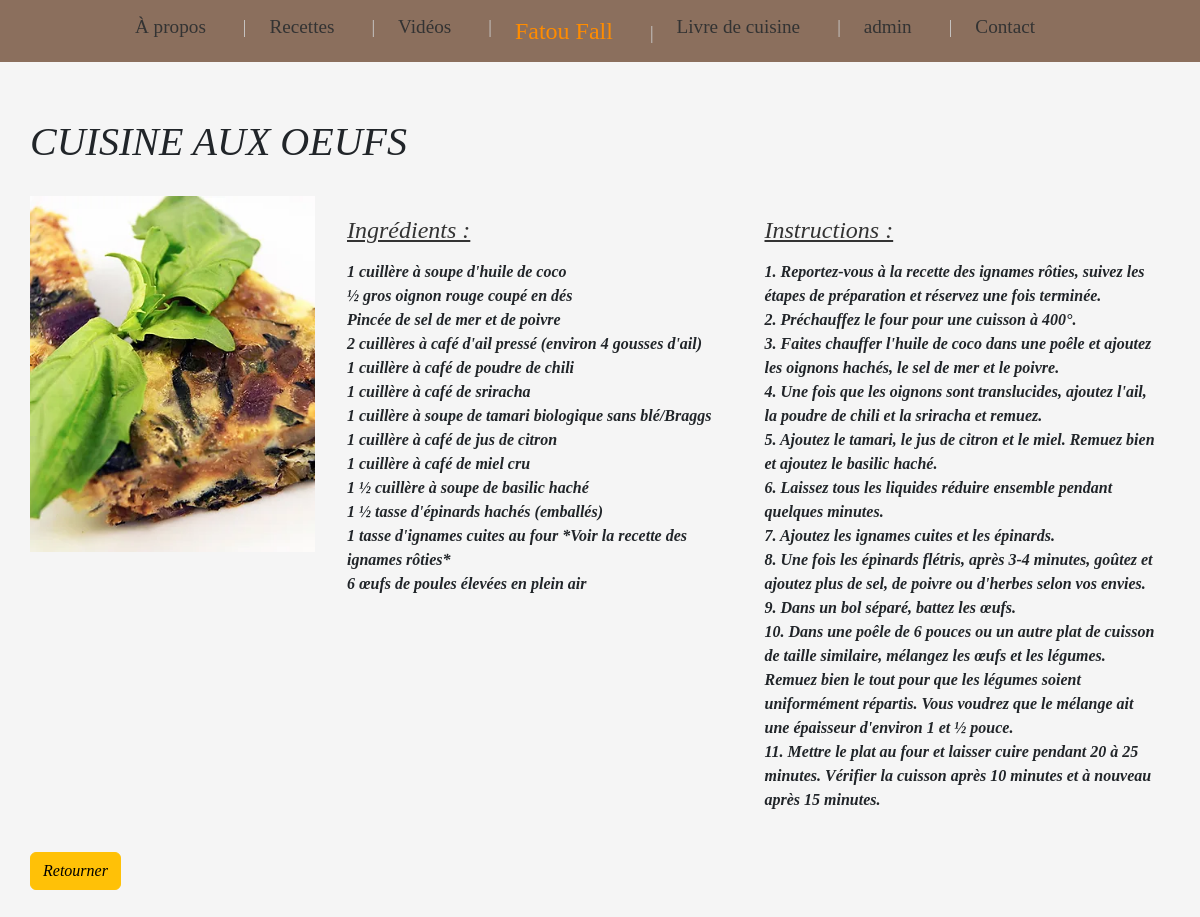
/articles/7/, run on the app's committed database.
### articles/models.py (models this page shows, shortened)
class Article(models.Model):
    titre = models.CharField(max_length=150)
    resume = models.CharField(max_length=2000)
    contenu = models.TextField(blank=True)
    auteur = models.ForeignKey(User, on_delete=models.SET_NULL, null=True, blank=True)  # Changez ici
    date_pub = models.DateTimeField(auto_now_add=True)
    image = models.ImageField(upload_to='media/images/', blank=True, null=True) # Nouveau champ image

### articles/views.py (the view)
# urls.py: path('articles/<int:id>/', article_detail_view, name='article-detail'),  # URL pour les détails de l'article
def article_detail_view(request, id):
    article = get_object_or_404(Article, id=id)  # Récupère l'article par ID
    return render(request, 'article_detail.html', {'article': article})  # Passe l'article au template

### templates/article_detail.html (shortened to what this page needs)
<!DOCTYPE html>
<html lang="en">
<head>
    <link href="https://cdn.jsdelivr.net/npm/bootstrap@5.3.3/dist/css/bootstrap.min.css" rel="stylesheet">
    {% load static %}
    <link href="{% static 'css/styles.css' %}" rel="stylesheet">
</head>
<body style="background-color: whitesmoke; padding-top: 10px;">
    <nav class="navbar navbar-expand-lg fixed-top" style="background-color: #8b6f5d;">
        <div class="container-fluid">
            <div class="collapse navbar-collapse justify-content-center" id="navbarNav">
                <ul class="navbar-nav">
                    <li class="nav-item">
                        <a class="nav-link" href="/Apropos">À propos</a>
                    </li>
                    <li class="nav-item">
                        <a class="nav-link" href="/recettes">Recettes</a>
                    </li>
                    <li class="nav-item">
                        <a class="nav-link" href="/videos">Vidéos</a>
                    </li>
                    <li class="nav-item">
                        <a class="nav-link center-link" href="/">Fatou Fall</a>
                    </li>
                    <li class="nav-item">
                        <a class="nav-link" href="/livreDeCuisine">Livre de cuisine</a>
                    </li>
                    <li class="nav-item">
                        <a class="nav-link" href="/useradmin">admin</a>
                    </li>
                    <li class="nav-item">
                        <a class="nav-link" href="/contact">Contact</a>
                    </li>
                </ul>
            </div>
        </div>
    </nav>
    <div class="container mt-5 recipe-section">
        <h1>{{ article.titre }}</h1>
        <img src="{{ article.image.url }}" alt="{{ article.titre }}" class="recipe-image">
        <div class="row">
            <div class="col-md-6 ingredients">
                <h2 style="text-decoration: underline; font-family: area;">Ingrédients :</h2>
                <p  style="font-family: area; white-space: pre-line;">{{ article.resume }}</p>
            </div>
            <div class="col-md-6 instructions">
                <h2 style="text-decoration: underline; font-family: area;" >Instructions :</h2>
                <p style="font-family: area; white-space: pre-line;">{{ article.contenu }}</p>
            </div>
        </div>
        <a href="{% url 'article-list' %}" class="btn btn-warning mt-4">Retourner</a>
    </div>
</body>
</html>

### static/css/styles.css (style rules this page uses)
.navbar { background-color: whitesmoke; margin-bottom: 0; }
.navbar-nav .nav-item { margin-left: auto ; margin-right: 15px; }
.navbar-nav .nav-link { display: inline-flex; align-items: center; justify-content: center; background-color: transparent; border-radius: 50%; color: black; font-size: 1rem; padding: 5px; margin-right: 10px; transition: background-color 0.3s ease; }
.navbar-nav .nav-item:not(:last-child)::after { content: "|"; margin-left: 10px; color: #ccc; font-size: 18px; }
.navbar-nav .nav-item .nav-link { margin-right: 15px; }
body { background-color: #8B6F5D; }
.navbar-nav .nav-link { font-family: 'Pacifico', cursive; font-size: 1.2rem; color: #333; }
.navbar-nav .center-link { font-size: 1.5rem; color: #ff8c00; }
body { background-color: #8b6f5d; }
.navbar-nav .nav-link { font-family: "Pacifico", cursive; font-size: 1.2rem; color: #333; }

### templates/article_detail.html (style rules this page uses)
body { background-color: whitesmoke; font-family: 'Pacifico', cursive; }
.navbar-nav .nav-link { font-size: 1.2rem; color: #333; }
.navbar-nav .center-link { font-size: 1.5rem; color: #ff8c00; }
.recipe-section { padding: 60px 0; text-align: left; background-color: whitesmoke; font-style: italic; font-weight: bold; }
.recipe-section h1 { margin-bottom: 30px; }
.ingredients, .instructions { text-align: left; margin-top: 20px; }
.ingredients h2, .instructions h2 { font-size: 1.5rem; color: #333; margin-bottom: 15px; }
.recipe-image { width: 25%; height: auto; object-fit: cover; margin-bottom: 20px; float: left; margin-right: 20px; }

### data on the page
Article: titre "CUISINE AUX OEUFS", image (picture), resume "1 cuillère à soupe d'huile de coco ½ gros oignon rouge coupé en dés Pincée de sel de mer et de poivre 2 cuillères à café d'ail pressé (environ 4 gousses d'ail) 1 cuillère à café de poudre de chili 1 cuillère à café de sriracha 1 cuillère à soupe de tamari biologique sans blé/Braggs 1 cuillère à café de jus de citron 1 cuillère à café de miel cru 1 ½ cuillère à soupe de basilic haché 1 ½ tasse d'épinards hachés (emballés) 1 tasse d'ignames cuites au four *Voir la recette des ignames rôties* 6 œufs de poules élevées en plein air", contenu "1. Reportez-vous à la recette des ignames rôties, suivez les étapes de préparation et réservez une fois terminée. 2. Préchauffez le four pour une cuisson à 400°. 3. Faites chauffer l'huile de coco dans une poêle et ajoutez les oignons hachés, le sel de mer et le poivre. 4. Une fois que les oignons sont translucides, ajoutez l'ail, la poudre de chili et la sriracha et remuez. 5. Ajoutez le tamari, le jus de citron et le miel. Remuez bien et ajoutez le basilic haché. 6. Laissez tous les liquides réduire ensemble pendant quelques minutes. 7. Ajoutez les ignames cuites et les épinards. 8. Une fois les épinards flétris, après 3-4 minutes, goûtez et ajoutez plus de sel, de poivre ou d'herbes…"
